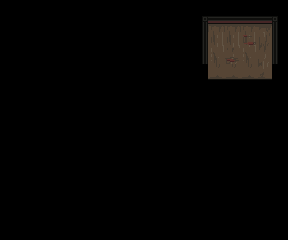

This is a level from a 2D game, rendered from its Tiled map with the project's own tilesets. A one-line summary and the map file follow, with tile-layer data summarised:
An orthogonal 18x15 tile map with 16x16 px tiles, 1 tile layer (ext_walls_02), 8 hidden layers not drawn, 3 tilesets.

<map version="1.10" tiledversion="1.10.2" orientation="orthogonal" renderorder="right-down" width="18" height="15" tilewidth="16" tileheight="16" infinite="0" nextlayerid="10" nextobjectid="1">
 <tileset firstgid="1" source="../PALands_DEMO/Tiler_Sets/PA_Buildings.tsx" />
 <tileset firstgid="2605" source="../PALands_DEMO/Tiler_Sets/PA_Floors.tsx" />
 <tileset firstgid="2825" source="../PALands_DEMO/Tiler_Sets/PA_Roofs.tsx" />
 <layer id="8" name="shadow" width="18" height="15" visible="0">
  <data>[270 cells, 54 non-empty, 4 distinct tile ids]</data>
 </layer>
 <layer id="7" name="collider_02" width="18" height="15" visible="0">
  <data>[270 cells, 56 non-empty, 4 distinct tile ids]</data>
 </layer>
 <layer id="6" name="collider_01" width="18" height="15" visible="0">
  <data>[270 cells, 47 non-empty, 4 distinct tile ids]</data>
 </layer>
 <layer id="4" name="floor" width="18" height="15" visible="0">
  <data>[270 cells, 108 non-empty, 10 distinct tile ids]</data>
 </layer>
 <layer id="5" name="int" width="18" height="15" visible="0">
  <data>[270 cells, 14 non-empty, 1 distinct tile ids]</data>
 </layer>
 <layer id="2" name="ext_walls_02" width="18" height="15">
  <data>[270 cells, 22 non-empty, 16 distinct tile ids]</data>
 </layer>
 <layer id="9" name="ext_walls_01" width="18" height="15" visible="0">
  <data>[270 cells, 68 non-empty, 23 distinct tile ids]</data>
 </layer>
 <layer id="1" name="ext_front" width="18" height="15" visible="0">
  <data>[270 cells, 90 non-empty, 44 distinct tile ids]</data>
 </layer>
 <layer id="3" name="top" width="18" height="15" visible="0">
  <data>[270 cells, 162 non-empty, 29 distinct tile ids]</data>
 </layer>
</map>
